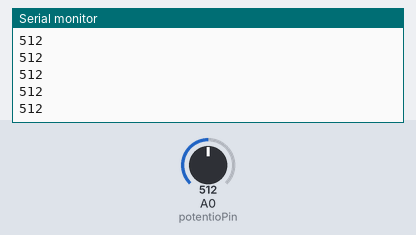
A sketch run on a simulated Arduino Uno, built with avr-gcc and run on an emulated ATmega328P. On the bench: the last lines printed to the serial monitor. The inputs (shaded band) are chosen by the test bench; at power-on: A0 (potentioPin) = 512.

Above: at 1.2 s.
1.3 s: A0 (potentioPin) set to 716
At 2.1 s:
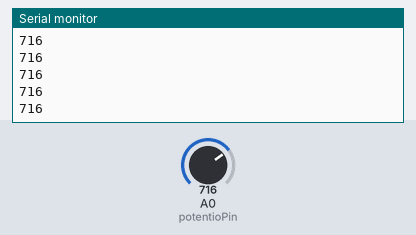
2.8 s: A0 (potentioPin) set to 900
At 3.9 s:
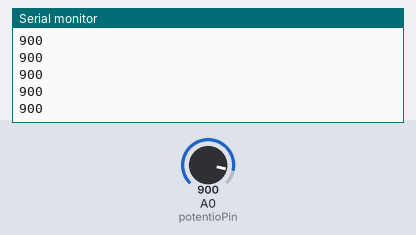
Timing chart, 0 to 5.8 s (numbered marks = the images above; inputs shaded):
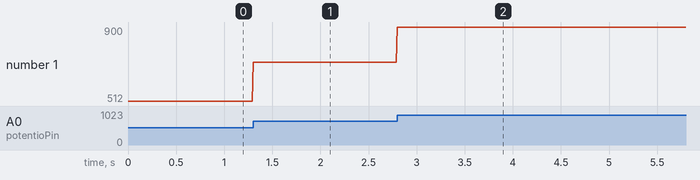

The sketch:

question4_partA__19mcme031.ino
```cpp
// initializing variables of pin numbers
int potentioPin = 0;

void setup() {
    Serial.begin(9600); // setting the baud rate of the serial connection
}

void loop() {
    int analogValue = analogRead(potentioPin);
    String toPrint = "Potentiometer voltage: ";
    //Serial.println(toPrint + analogValue); // printing value to serial monitor
  	Serial.println(analogValue);
	delay(10);
}
```

Measured:
- after the input at 1.3 s, the serial monitor: prints a new line at once (image 1)
- after the input at 2.8 s, the serial monitor: prints a new line at once (image 2)
- plotted number 1: 512 → 716 after the input at 1.3 s, 716 → 900 after the input at 2.8 s
